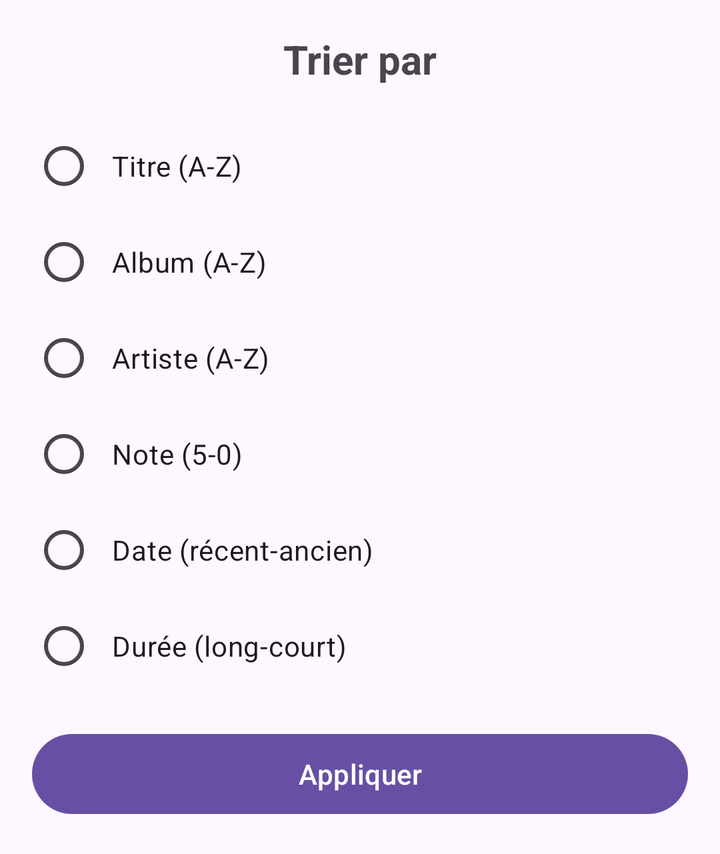
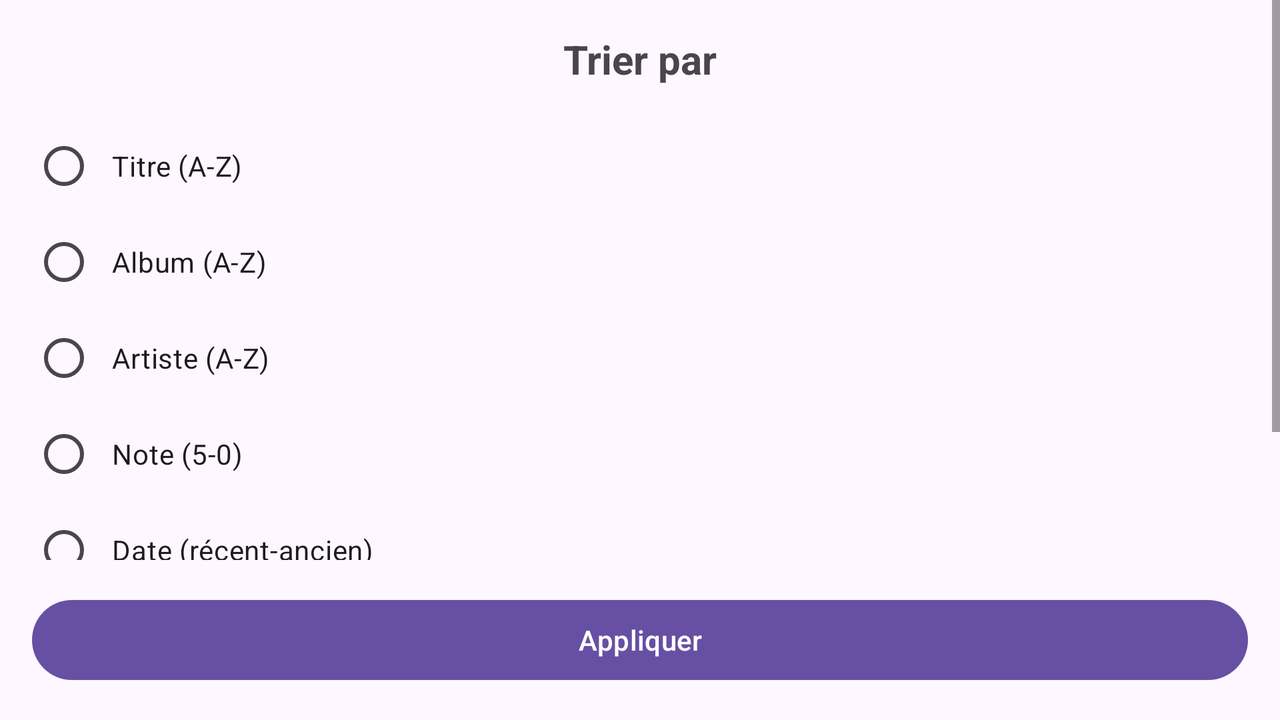

Compare how this app lays out the same screen by default and in its alternative resource folder. The renders come first, then the two layout files and the values they reference.
<!-- AndroidManifest.xml: application theme Theme.FSpotify -->
<!-- res/layout/filter_dialog.xml -->
<?xml version="1.0" encoding="utf-8"?>
<LinearLayout xmlns:android="http://schemas.android.com/apk/res/android"
    android:layout_width="match_parent"
    android:layout_height="wrap_content"
    android:orientation="vertical"
    android:padding="16dp">

    <TextView
        android:layout_width="match_parent"
        android:layout_height="wrap_content"
        android:text="Trier par"
        android:textSize="20sp"
        android:textStyle="bold"
        android:gravity="center"
        android:layout_marginBottom="16dp" />

    <RadioGroup
        android:id="@+id/sort_options"
        android:layout_width="match_parent"
        android:layout_height="wrap_content"
        android:orientation="vertical">

        <RadioButton
            android:id="@+id/sort_title"
            android:layout_width="match_parent"
            android:layout_height="wrap_content"
            android:text="Titre (A-Z)"
            android:padding="8dp"/>

        <RadioButton
            android:id="@+id/sort_album"
            android:layout_width="match_parent"
            android:layout_height="wrap_content"
            android:text="Album (A-Z)"
            android:padding="8dp"/>

        <RadioButton
            android:id="@+id/sort_artist"
            android:layout_width="match_parent"
            android:layout_height="wrap_content"
            android:text="Artiste (A-Z)"
            android:padding="8dp"/>

        <RadioButton
            android:id="@+id/sort_rating"
            android:layout_width="match_parent"
            android:layout_height="wrap_content"
            android:text="Note (5-0)"
            android:padding="8dp"/>

        <RadioButton
            android:id="@+id/sort_date"
            android:layout_width="match_parent"
            android:layout_height="wrap_content"
            android:text="Date (récent-ancien)"
            android:padding="8dp"/>

        <RadioButton
            android:id="@+id/sort_duration"
            android:layout_width="match_parent"
            android:layout_height="wrap_content"
            android:text="Durée (long-court)"
            android:padding="8dp"/>
    </RadioGroup>

    <Button
        android:id="@+id/apply_sort_button"
        android:layout_width="match_parent"
        android:layout_height="wrap_content"
        android:text="Appliquer"
        android:layout_marginTop="16dp" />

</LinearLayout>
<!-- resources referenced by this layout -->
<resources>
  <style name="Theme.FSpotify" parent="Base.Theme.FSpotify" />
  <style name="Base.Theme.FSpotify" parent="Theme.Material3.DayNight.NoActionBar">
          
          
      </style>
</resources>
<!-- res/layout-land/filter_dialog.xml (the repository's variant of the layout above) -->
<!-- drawn on the phone turned sideways -->
<?xml version="1.0" encoding="utf-8"?>
<LinearLayout xmlns:android="http://schemas.android.com/apk/res/android"
    android:layout_width="match_parent"
    android:layout_height="wrap_content"
    android:orientation="vertical">

    <ScrollView
        android:layout_width="match_parent"
        android:layout_height="0dp"
        android:layout_weight="1"
        android:fillViewport="true">

        <LinearLayout
            android:layout_width="match_parent"
            android:layout_height="wrap_content"
            android:orientation="vertical"
            android:padding="16dp">

            <TextView
                android:layout_width="match_parent"
                android:layout_height="wrap_content"
                android:text="Trier par"
                android:textSize="20sp"
                android:textStyle="bold"
                android:gravity="center"
                android:layout_marginBottom="16dp" />

            <RadioGroup
                android:id="@+id/sort_options"
                android:layout_width="match_parent"
                android:layout_height="wrap_content"
                android:orientation="vertical">

                <RadioButton
                    android:id="@+id/sort_title"
                    android:layout_width="match_parent"
                    android:layout_height="wrap_content"
                    android:text="Titre (A-Z)"
                    android:padding="8dp"/>

                <RadioButton
                    android:id="@+id/sort_album"
                    android:layout_width="match_parent"
                    android:layout_height="wrap_content"
                    android:text="Album (A-Z)"
                    android:padding="8dp"/>

                <RadioButton
                    android:id="@+id/sort_artist"
                    android:layout_width="match_parent"
                    android:layout_height="wrap_content"
                    android:text="Artiste (A-Z)"
                    android:padding="8dp"/>

                <RadioButton
                    android:id="@+id/sort_rating"
                    android:layout_width="match_parent"
                    android:layout_height="wrap_content"
                    android:text="Note (5-0)"
                    android:padding="8dp"/>

                <RadioButton
                    android:id="@+id/sort_date"
                    android:layout_width="match_parent"
                    android:layout_height="wrap_content"
                    android:text="Date (récent-ancien)"
                    android:padding="8dp"/>

                <RadioButton
                    android:id="@+id/sort_duration"
                    android:layout_width="match_parent"
                    android:layout_height="wrap_content"
                    android:text="Durée (long-court)"
                    android:padding="8dp"/>
            </RadioGroup>
        </LinearLayout>
    </ScrollView>

    <Button
        android:id="@+id/apply_sort_button"
        android:layout_width="match_parent"
        android:layout_height="wrap_content"
        android:text="Appliquer"
        android:layout_margin="16dp" />

</LinearLayout>
